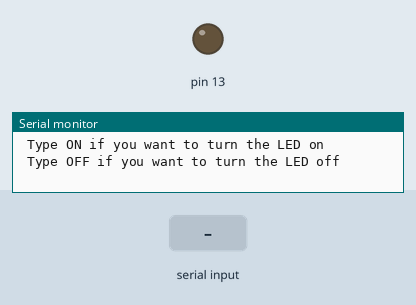
Recording of a sketch running on a simulated Arduino Uno, built with avr-gcc and run on an emulated ATmega328P. On the bench: output pins drawn as LEDs (lit = HIGH), the last lines printed to the serial monitor. Inputs (shaded band) come from the test bench.

Above: at 1.2 s.
1.3 s: "ON" received over Serial
At 2.6 s:
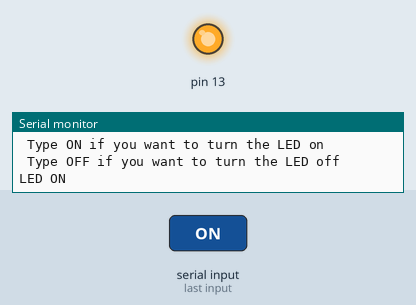
3.8 s: "OFF" received over Serial
At 5.7 s:
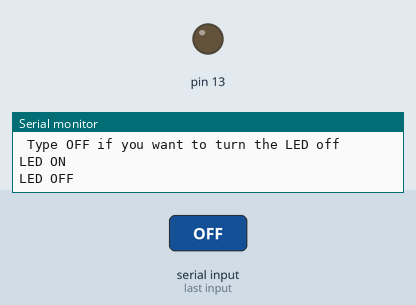
Timing chart, 0 to 7.2 s (numbered marks = the images above; inputs shaded):
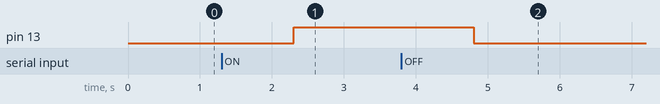

The sketch:

serial_blinker.ino
```cpp
String inp;

void setup()
{
pinMode(13, OUTPUT);

Serial.begin(9600);
Serial.println(" Type ON if you want to turn the LED on");
Serial.println(" Type OFF if you want to turn the LED off");
Serial.println();
}

void loop()
{
  while(Serial.available()) {
    inp = Serial.readString();

    if(inp == "ON")
    {
      digitalWrite(13,HIGH);
      Serial.print("LED ON");
    }

    if(inp == "OFF")
    {
      digitalWrite(13,LOW);
      Serial.print("LED OFF");
    }

    Serial.println();
  }
}
```

Measured:
- after the input at 1.3 s, pin 13: LOW → HIGH after 1.0 s
- after the input at 3.8 s, pin 13: HIGH → LOW after 1.0 s
